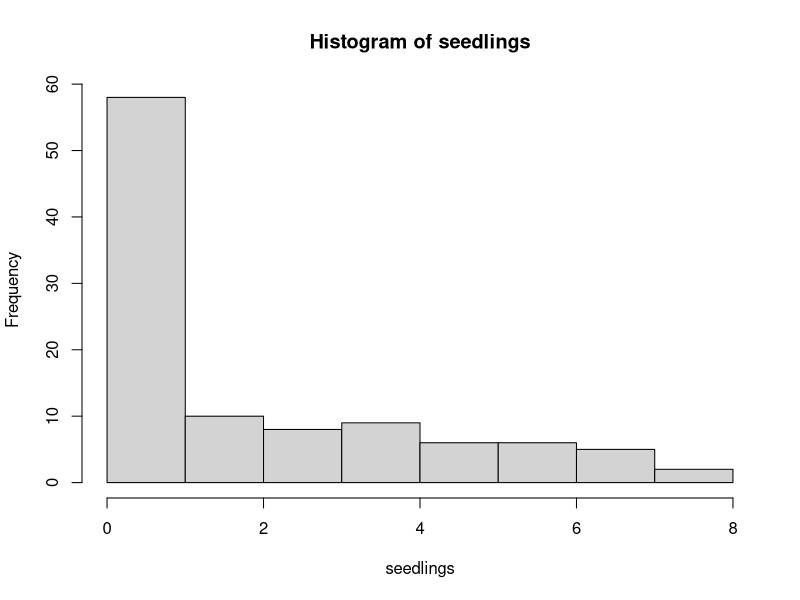

Here is the R script that generated this plot:
#####################################################
#     RNR 321: Ecological Surveys and Sampling      #
#              Module 5, Assignment 2               #
#  Exploring Other Distance-Based Sampling Methods  #
#####################################################

# As usual, having the PowerPoint slides open as you work through this exercise
# will be helpful! As will the example from lab, Dispersion.R

# Load Libraries #

library(tidyverse)

# POINT-CENTERED QUARTER (PCQ) ---------------------------------------------####

# 1. Read in the data. This is data for saguaros > 2m tall.
saguaro <- read_csv("module5/data_raw/PCQ_Data.csv")

# 2. Check out the data frame. How many points (k) were sampled? How many distances
# did we measure at each point (n)? (2 pts)
head(saguaro)
k <- 8
n <- 4

# 3. Take a look at the equation for estimating density using the PCQ method. The 
# numerator of the equation can be calculated in one step! Calculate the numerator.
numerator <- k * n
#32

# The denominator is a bit more complicated, but we can work through it together.
# Hold on with me while we do some data wrangling to make it easier to calculate!

# Right now, the distance measurements are in 4 different columns. Let's first
# use a function from the tidyverse to put all the distance measurements into 
# one column.
saguaro_long <- pivot_longer(data = saguaro,
                             cols = NE:NW,            # which columns to include in our "pivot"
                             names_to = "Quarter",    # what to name the column with the previous column names
                             values_to = "Distance")  # what to name the new column with the values that were in the previous columns
head(saguaro_long)  # all the distance values are now in one column, 
                    # and there is a new column that has the name of the quarter, which were previously column names

# 4. Now, we need to square all of these values. Fill in the correct column name
# below and run the code.
squared_distances <- saguaro_long %>% 
  mutate(Distance_squared = Distance ^ 2) 

head(squared_distances)


# 5. We now sum the squared distances. Fill in the correct column name below and run the code.
sum_sqrd_distances <- squared_distances %>% 
  summarise(Sum_Squared_Distances = sum(Distance_squared))

head(sum_sqrd_distances)
# 2983

# 6. We can calculate the value of the denominator by multiple the sum of the squared 
# distances (sum_sqrd_distances) by pi (you can type "pi" into the equation)
denominator <- sum_sqrd_distances * pi
denominator
# 9370.271

# 7. Finally, we can calculate our density estimate (# saguaros per square meter)
density <- numerator / denominator

print(density)
# 0.003415056

# 8. Convert the density estimate to # saguaros per hectare (ha = 100m x 100m AKA 10,000 m2)
density_ha <- density * 10000

density_ha
# 34.15056


# 9. Based on the target of these surveys (saguaros > 2m) and what you know about
# the assumptions of PCQ methods, do you think this estimate of density is 
# a reliable estimate? Why or why not? (2 pts)

# Yes, this estimate of saguaro density is reliable. 
# The main assumptions of PCQ methods are
# 1) detection probability equals one, and 
# 2) objects are randomly distributed.
# Because this survey looked at saguaros greater than two meters in height,
# it is unlikely that any were missed and saguaros tend to be distributed randomly.



# DISPERSION (SPATIAL PATTERNS) --------------------------------------------####

## Plot-Based Estimates ##

## The script that we used in lab today (Dispersion.R) will be very helpful! ##

# Below are some data from Pacific silver fir (Abies amabilis) seedlings were 
# counted on 104 10 x 10 cm plots.

seedlings <- c(0, 0, 1, 0, 5, 7, 2, 1, 0, 0, 0, 1, 0, 4, 6, 3, 0, 0, 1, 1, 0, 0, 0, 2, 5, 8, 
               0, 2, 4, 6, 5, 2, 1, 0, 0, 1, 2, 4, 7, 3, 0, 0, 1, 0, 1, 0, 3, 6, 5, 2, 0, 0, 
               0, 1, 3, 8, 4, 1, 0, 0, 1, 1, 0, 5, 6, 3, 1, 0, 0, 0, 1, 0, 1, 4, 7, 4, 2, 0, 
               1, 2, 0, 3, 4, 6, 4, 0, 1, 0, 1, 0, 3, 6, 7, 5, 2, 0, 1, 0, 0, 0, 2, 3, 7, 4) 
table(seedlings)

# 10. Create a histogram of the data (because this data is in vector form rather than
# a data frame, we do not need to specify a column like we have in the past).
hist(seedlings)

# 11. From what we've talked about in class, hypothesize which pattern of dispersion
# these data are likely to show: clumped, random, or uniform. Why? (2 pts)
# Hint: think about the mean and the variance.

# These data are likely to show a clumped pattern of dispersion because there is 
# a big distribution of data away from the mean so there is a high variance



# 12. Use the mean function to calculate the mean number of seedlings per plots.
mean_seedlings <- mean(seedlings)
mean_seedlings
# 2.086538

# 13. Use var() to calculate the variance around the mean
var_seedlings <- var(seedlings)
var_seedlings
# 5.458458

# 14. Calculate the Index of Dispersion (ID) to characterize the dispersion pattern.
# Which pattern does the ID value indicate? (2 pts)
ID <- var_seedlings / mean_seedlings
ID
# 2.616035

# We aren't done yet, though! We need to test the significance of our findings.

# 15. First, create the chi.sq test statistic.
df <- (length(seedlings) - 1) 
df
# 103
chi.sq <- ID * df
chi.sq
# 269.4516

# 16. Based on the fact that our n is > 100, we will want to use the normal distribution.
# That means we first need to adjust our test statistic.
d <- sqrt(2 * chi.sq) - sqrt((2 * df) - 1)
d
# 8.896468

# 17. Run the correct significance test. 
pnorm(d, lower.tail = FALSE)
# 2.882599e-19

# 18. Is the pattern significantly different from random? Remember, the way we've 
# coded this means our interpretation differs a bit from the PowerPoint slides.
# If the P-value is smaller than 0.10, then we reject the null hypothesis and
# say that the pattern differs significantly from random.

# Yes, the pattern is significantly different from random because the p-value 
# is much less than 0.10. This p-value allows use to accept the alternative 
# hypothesis that the pattern is significantly different from random.



# 19. Think critically about what the variance of sample data means. In your own
# words, explain why you would expect the variance for a species with a uniform
# distribution to be smaller than the variance for a species with a clumped 
# distribution? (2 pts)

# The variance for a species with a uniform distribution is smaller than the 
# variance for a clumped distribution because for a uniform distribution, 
# observations tend to be nearer to the mean than observations for a clumped 
# distribution. Also, taking the square of the difference between the mean and 
# observations amplifies this.


#---------------------------------------------------------------------------####
# Submit this script with your answers to the assignment dropbox on D2L.
#---------------------------------------------------------------------------####